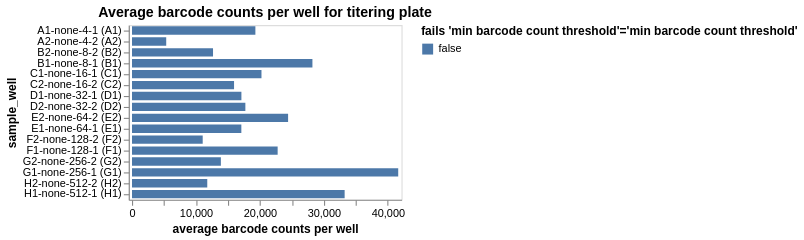

Write notebook code for a chart like this one.
### Markdown cell above
Plot average counts per barcode.
If a sample has inadequate barcode counts, it may not have good enough statistics for accurate analysis, and a QC-threshold is applied:

### Code cell
avg_barcode_counts = (
    counts.groupby(
        ["well", "sample_well"],
        dropna=False,
        as_index=False,
    )
    .aggregate(avg_count=pd.NamedAgg("count", "mean"))
    .assign(
        fails_qc=lambda x: (
            x["avg_count"] < 500
        ),
    )
)

avg_barcode_counts_chart = (
    alt.Chart(avg_barcode_counts)
    .encode(
        alt.X(
            "avg_count",
            title="average barcode counts per well",
            scale=alt.Scale(nice=False, padding=3),
        ),
        alt.Y("sample_well", sort=sample_wells),
        alt.Color(
            "fails_qc",
            title=f"fails {'min barcode count threshold'=}",
            legend=alt.Legend(titleLimit=500),
        ),
        tooltip=[
            alt.Tooltip(c, format=".3g") if avg_barcode_counts[c].dtype == float else c
            for c in avg_barcode_counts.columns
        ],
    )
    .mark_bar(height={"band": 0.85})
    .properties(
        height=alt.Step(10),
        width=250,
        title=f"Average barcode counts per well for titering plate",
    )
    .configure_axis(grid=False)
)

display(avg_barcode_counts_chart)

# drop wells failing QC
avg_barcode_counts_per_well_drops = list(avg_barcode_counts.query("fails_qc")["well"])

### Figure 1 — Vega-Lite specification as saved in the notebook (floating-point values rounded to 4 significant figures)
{"config": {"view": {"continuousWidth": 300, "continuousHeight": 300}, "axis": {"grid": false}}, "data": {"name": "data-03abd1fa2b7729233986753a99b01f7b"}, "mark": {"type": "bar", "height": {"band": 0.85}}, "encoding": {"color": {"field": "fails_qc", "legend": {"titleLimit": 500}, "title": "fails 'min barcode count threshold'='min barcode count threshold'", "type": "nominal"}, "tooltip": [{"field": "well", "type": "nominal"}, {"field": "sample_well", "type": "nominal"}, {"field": "avg_count", "format": ".3g", "type": "quantitative"}, {"field": "fails_qc", "type": "nominal"}], "x": {"field": "avg_count", "scale": {"nice": false, "padding": 3}, "title": "average barcode counts per well", "type": "quantitative"}, "y": {"field": "sample_well", "sort": ["A1-none-4-1 (A1)", "A1-none-4-1 (A1)", "A1-none-4-1 (A1)", "A1-none-4-1 (A1)", "A1-none-4-1 (A1)", "A2-none-4-2 (A2)", "A2-none-4-2 (A2)", "A2-none-4-2 (A2)", "A2-none-4-2 (A2)", "A2-none-4-2 (A2)", "B2-none-8-2 (B2)", "B2-none-8-2 (B2)", "B2-none-8-2 (B2)", "B1-none-8-1 (B1)", "B1-none-8-1 (B1)", "B1-none-8-1 (B1)", "B1-none-8-1 (B1)", "B2-none-8-2 (B2)", "B2-none-8-2 (B2)", "B1-none-8-1 (B1)", "C1-none-16-1 (C1)", "C1-none-16-1 (C1)", "C2-none-16-2 (C2)", "C1-none-16-1 (C1)", "C2-none-16-2 (C2)", "C2-none-16-2 (C2)", "C1-none-16-1 (C1)", "C2-none-16-2 (C2)", "C2-none-16-2 (C2)", "C1-none-16-1 (C1)", "D1-none-32-1 (D1)", "D1-none-32-1 (D1)", "D2-none-32-2 (D2)", "D2-none-32-2 (D2)", "D2-none-32-2 (D2)", "D1-none-32-1 (D1)", "D1-none-32-1 (D1)", "D1-none-32-1 (D1)", "D2-none-32-2 (D2)", "D2-none-32-2 (D2)", "E2-none-64-2 (E2)", "E2-none-64-2 (E2)", "E2-none-64-2 (E2)", "E1-none-64-1 (E1)", "E1-none-64-1 (E1)", "E1-none-64-1 (E1)", "E2-none-64-2 (E2)", "E2-none-64-2 (E2)", "E1-none-64-1 (E1)", "E1-none-64-1 (E1)", "F2-none-128-2 (F2)", "F1-none-128-1 (F1)", "F1-none-128-1 (F1)", "F1-none-128-1 (F1)", "F1-none-128-1 (F1)", "F1-none-128-1 (F1)", "F2-none-128-2 (F2)", "F2-none-128-2 (F2)", "F2-none-128-2 (F2)", "F2-none-128-2 (F2)", "G2-none-256-2 (G2)", "G1-none-256-1 (G1)", "G1-none-256-1 (G1)", "G1-none-256-1 (G1)", "G2-none-256-2 (G2)", "G2-none-256-2 (G2)", "G1-none-256-1 (G1)", "G1-none-256-1 (G1)", "G2-none-256-2 (G2)", "G2-none-256-2 (G2)", "H2-none-512-2 (H2)", "H1-none-512-1 (H1)", "H1-none-512-1 (H1)", "H2-none-512-2 (H2)", "H2-none-512-2 (H2)", "H2-none-512-2 (H2)", "H1-none-512-1 (H1)", "H1-none-512-1 (H1)", "H1-none-512-1 (H1)", "H2-none-512-2 (H2)"], "type": "nominal"}}, "height": {"step": 10}, "title": "Average barcode counts per well for titering plate", "width": 250, "$schema": "https://vega.github.io/schema/vega-lite/v6.1.0.json", "datasets": {"data-03abd1fa2b7729233986753a99b01f7b": [{"well": "A1", "sample_well": "A1-none-4-1 (A1)", "avg_count": 19290.0, "fails_qc": false}, {"well": "A2", "sample_well": "A2-none-4-2 (A2)", "avg_count": 5350.0, "fails_qc": false}, {"well": "B1", "sample_well": "B1-none-8-1 (B1)", "avg_count": 28210.0, "fails_qc": false}, {"well": "B2", "sample_well": "B2-none-8-2 (B2)", "avg_count": 12670.0, "fails_qc": false}, {"well": "C1", "sample_well": "C1-none-16-1 (C1)", "avg_count": 20250.0, "fails_qc": false}, {"well": "C2", "sample_well": "C2-none-16-2 (C2)", "avg_count": 15960.0, "fails_qc": false}, {"well": "D1", "sample_well": "D1-none-32-1 (D1)", "avg_count": 17110.0, "fails_qc": false}, {"well": "D2", "sample_well": "D2-none-32-2 (D2)", "avg_count": 17730.0, "fails_qc": false}, {"well": "E1", "sample_well": "E1-none-64-1 (E1)", "avg_count": 17100.0, "fails_qc": false}, {"well": "E2", "sample_well": "E2-none-64-2 (E2)", "avg_count": 24410.0, "fails_qc": false}, {"well": "F1", "sample_well": "F1-none-128-1 (F1)", "avg_count": 22780.0, "fails_qc": false}, {"well": "F2", "sample_well": "F2-none-128-2 (F2)", "avg_count": 11060.0, "fails_qc": false}, {"well": "G1", "sample_well": "G1-none-256-1 (G1)", "avg_count": 41630.0, "fails_qc": false}, {"well": "G2", "sample_well": "G2-none-256-2 (G2)", "avg_count": 13900.0, "fails_qc": false}, {"well": "H1", "sample_well": "H1-none-512-1 (H1)", "avg_count": 33250.0, "fails_qc": false}, {"well": "H2", "sample_well": "H2-none-512-2 (H2)", "avg_count": 11770.0, "fails_qc": false}]}}
